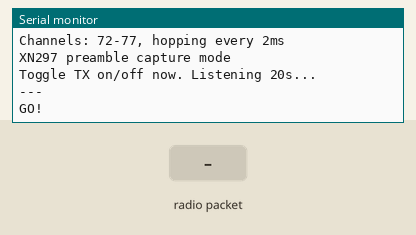
This sketch was run on a simulated Arduino Uno, built with avr-gcc and run on an emulated ATmega328P. On the bench: the last lines printed to the serial monitor. The inputs (shaded band) are chosen by the test bench. No radio packets arrive unless stated.

Above: at 1.7 s.
1.8 s: radio packet "1" arrives
At 3.0 s:
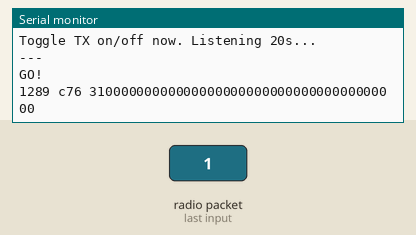
3.3 s: radio packet "0" arrives
At 4.3 s:
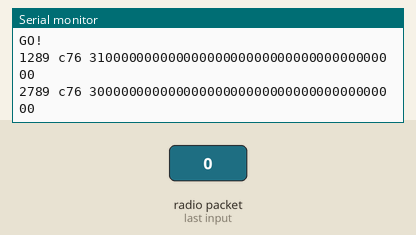
4.8 s: radio packet "2" arrives
At 5.4 s:
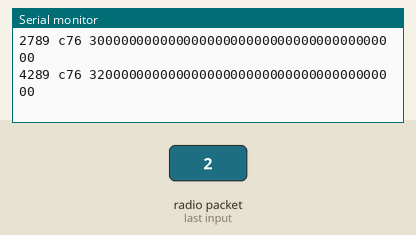

Measured:
- after the input at 1.8 s, the serial monitor: prints a new line at once (image 1)
- after the input at 3.3 s, the serial monitor: prints a new line at once (image 2)
- after the input at 4.8 s, the serial monitor: prints a new line at once (image 3)

The sketch:

18_raw_listen.ino
```cpp
// Raw listener — captures XN297 packets on channels 72-77
// Uses the XN297 "enhanced preamble" as nRF24 address (same technique as 16_xn297_dump)
// Prints timestamped hex. Toggle your TX on/off to see what appears.

#include <SPI.h>
#include <RF24.h>

RF24 radio(9, 10);

// XN297 enhanced preamble (used as nRF24 RX address)
// This captures ALL XN297 packets (both data and bind) from F8620
static const uint8_t ADDR_XN297[] = {0x55, 0x0F, 0x71};  // catches XN297 addr MSBit variant

static const uint8_t channels[] = {72, 73, 74, 75, 76, 77};
static const uint8_t NUM_CH = 6;

static uint8_t ch_idx = 0;
static uint32_t pkt_count = 0;
static uint32_t start_ms = 0;
static uint32_t last_hop = 0;

void setup() {
  Serial.begin(115200);
  delay(500);

  Serial.println(F("=== RAW XN297 LISTENER ==="));
  Serial.println(F("Channels: 72-77, hopping every 2ms"));
  Serial.println(F("XN297 preamble capture mode"));
  Serial.println(F("Toggle TX on/off now. Listening 20s..."));
  Serial.println(F("---"));

  if (!radio.begin()) {
    Serial.println(F("RADIO FAIL"));
    while(1);
  }

  radio.setDataRate(RF24_1MBPS);
  radio.setCRCLength(RF24_CRC_DISABLED);
  radio.setAutoAck(false);
  radio.setPayloadSize(32);
  radio.setAddressWidth(3);
  radio.setPALevel(RF24_PA_MAX);

  radio.openReadingPipe(0, ADDR_XN297);

  radio.setChannel(channels[0]);
  radio.startListening();

  start_ms = millis();
  last_hop = millis();

  Serial.println(F("GO!"));
}

void loop() {
  uint32_t now = millis();

  // Stop after 20 seconds
  if (now - start_ms > 20000) {
    radio.stopListening();
    Serial.println(F("---"));
    Serial.print(F("DONE. Total packets: "));
    Serial.println(pkt_count);
    Serial.print(F("Rate: "));
    Serial.print(pkt_count * 1000UL / 20000UL);
    Serial.println(F(" pkt/s avg"));
    while(1);
  }

  // Hop channels every 2ms
  if (now - last_hop >= 2) {
    ch_idx = (ch_idx + 1) % NUM_CH;
    radio.stopListening();
    radio.setChannel(channels[ch_idx]);
    radio.startListening();
    last_hop = now;
  }

  // Check for packets
  uint8_t pipe;
  while (radio.available(&pipe)) {
    uint8_t buf[32];
    radio.read(buf, 32);
    pkt_count++;

    // Print: timestamp channel first_20_bytes
    uint32_t t = now - start_ms;
    Serial.print(t);
    Serial.print(F(" c"));
    Serial.print(channels[ch_idx]);
    Serial.print(F(" "));

    // Print first 20 bytes hex (compact)
    for (uint8_t i = 0; i < 20; i++) {
      if (buf[i] < 0x10) Serial.print('0');
      Serial.print(buf[i], HEX);
    }
    Serial.println();

    // After 200 packets, just count
    if (pkt_count == 200) {
      Serial.println(F("--- (limiting output, counting only) ---"));
    }
    if (pkt_count > 200 && pkt_count % 500 == 0) {
      Serial.print(F("["));
      Serial.print(now - start_ms);
      Serial.print(F("ms: "));
      Serial.print(pkt_count);
      Serial.println(F(" pkts]"));
    }
  }
}
```
